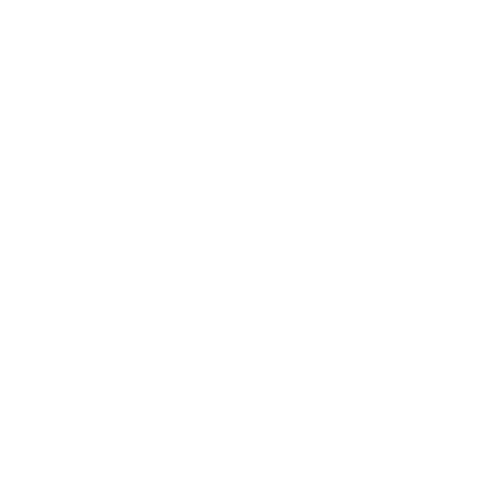
Frame 1 (no input)
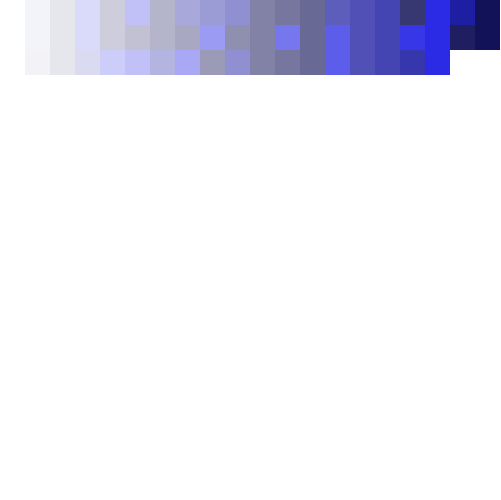
Frame 60 (the mouse pressed at the canvas centre just before this capture)
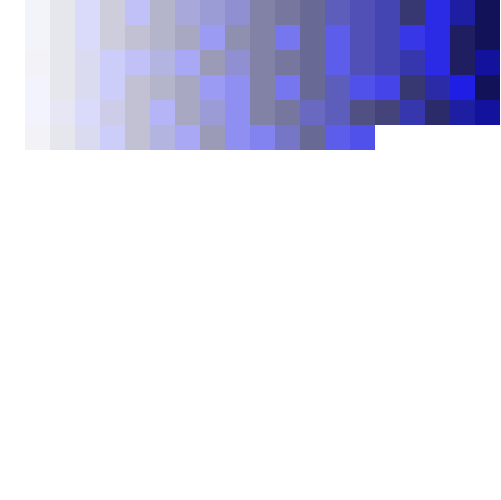
Frame 120 (the mouse held since frame 60 and released just before this capture)

The Processing sketch that drew these frames (run headless with seeded random() and noise(); from frame 60 on, the mouse is pressed at the canvas centre):

// Processing sketch: processing_32555
// ── processing_32555.pde

int x;
int y;
float c;
int g;
int a;
int s;

void setup(){
 size(501, 500);
 background(255);
 smooth();
 frameRate(2500);
   
    
}
void draw(){
  fill(0, 0, g, a);
  noStroke();
  rect(x, y, s, s);
  s=25; 
  c = random(0, 3);
  if (c<=2){
    g=150;
  }
  if (c<=1){
    g=75;
  }
  if (c>2){
    g=225;
  }
    x=x+s;
  a=x/2;

 if (x>=500){
   y=y+s;
   x=x-500-s;
 }
 
}
